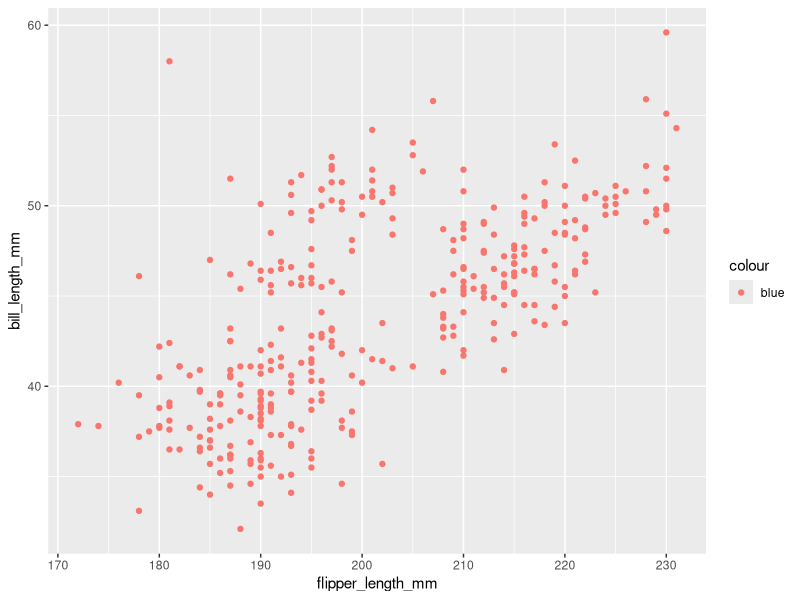
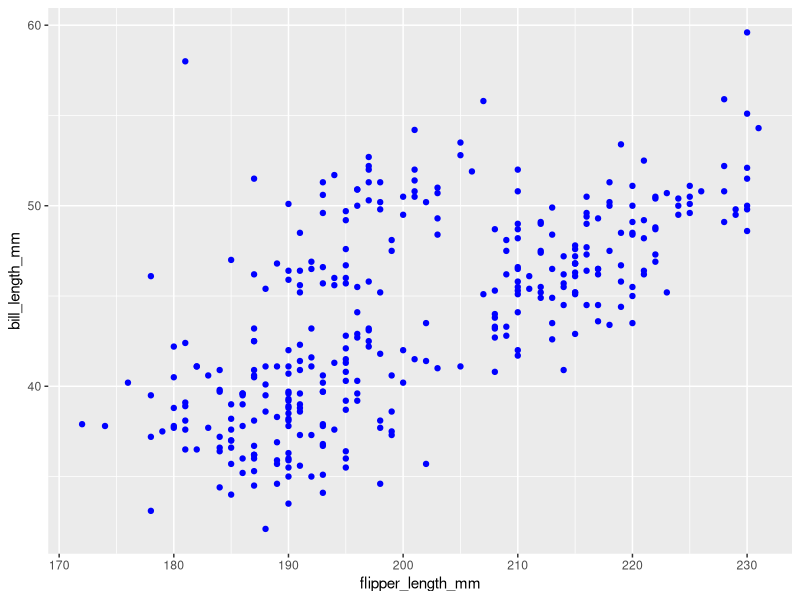
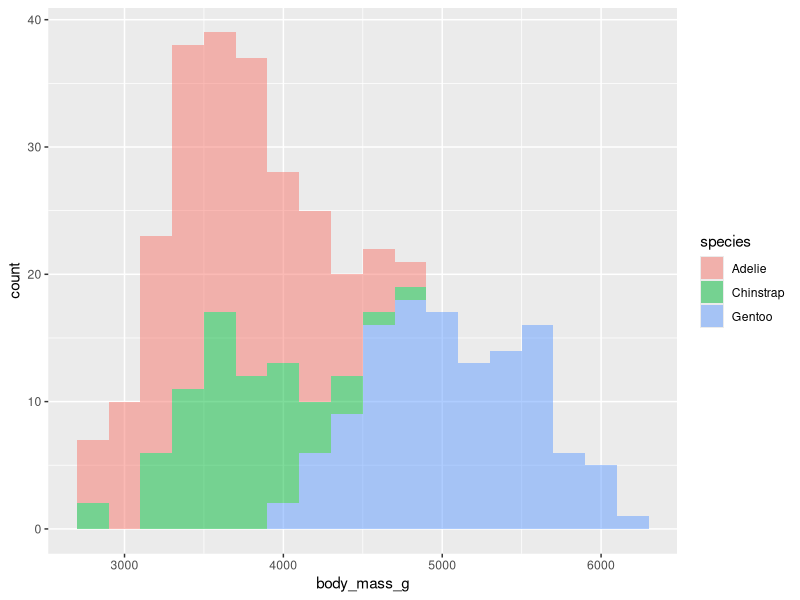
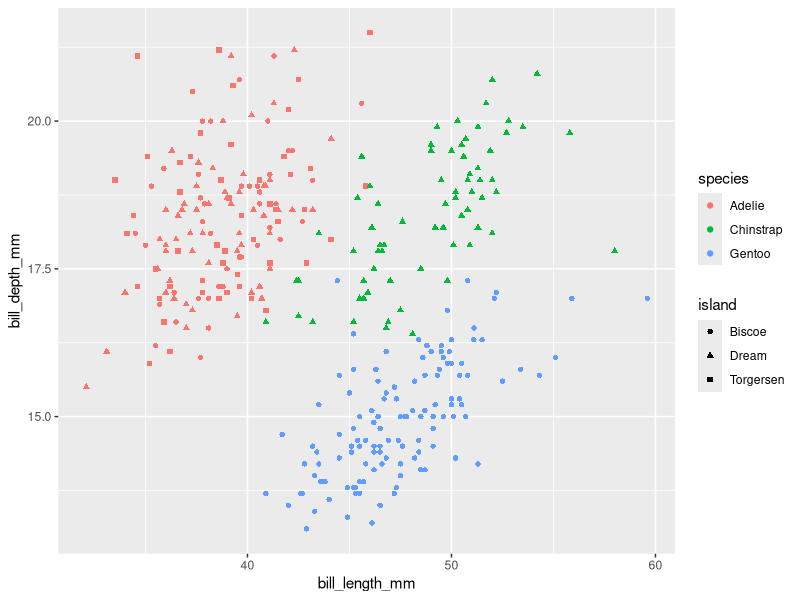
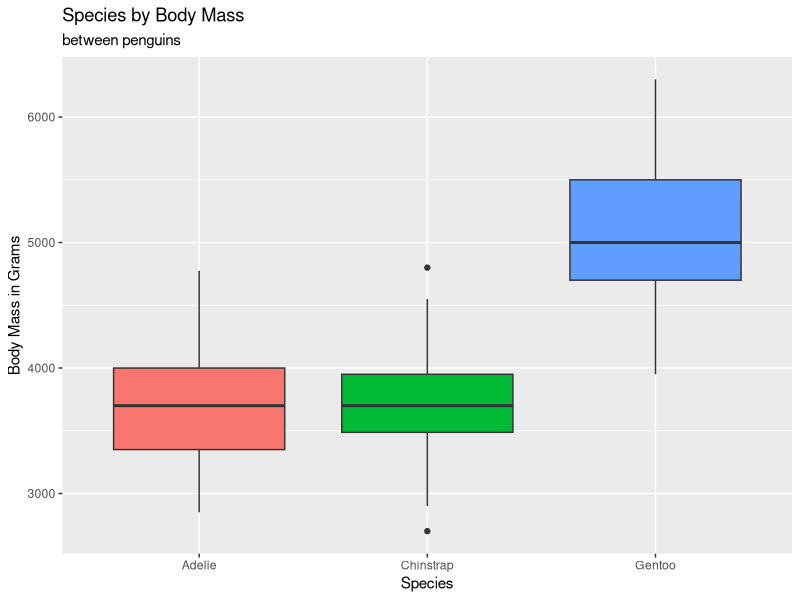
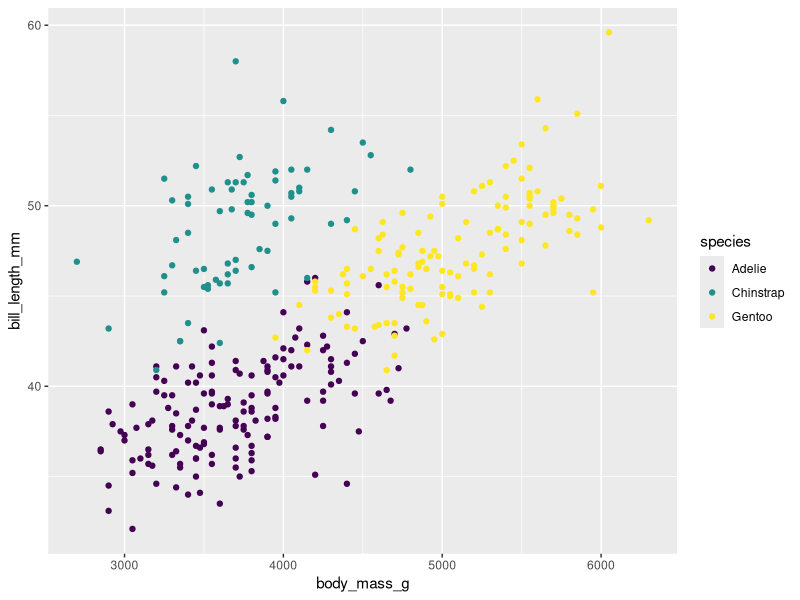
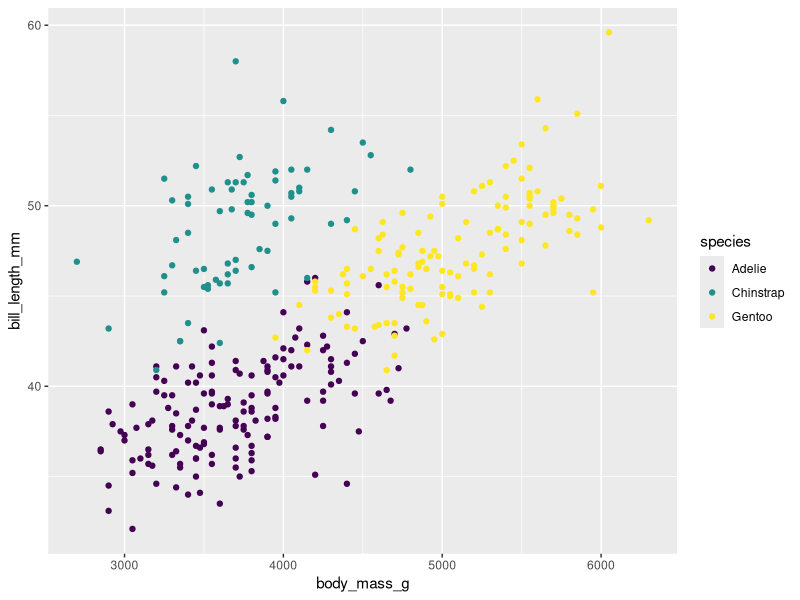
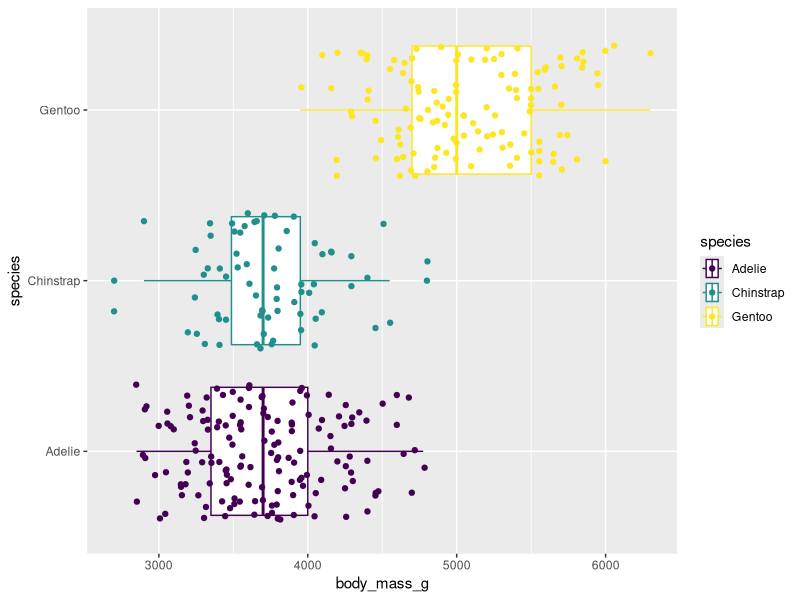

Write the R code that produced these figures, in order.
## ---- chunk 1
#| label: load-packages
#| warning: false


library(tidyverse)
library(palmerpenguins) #The data set name is penguins
## ---- chunk 2
#| label: glimpse

glimpse(penguins)

## ---- chunk 3
#| label: warm-up-2

penguins |>
  ggplot(
    aes(x = flipper_length_mm, y = bill_length_mm, color = "blue")
  ) + 
  geom_point()


## ---- chunk 4
#| label: warm-up-2a

penguins |>
  ggplot(
    aes(x = flipper_length_mm, y = bill_length_mm)
  ) + 
  geom_point(color = "blue")


## ---- chunk 5
#| label: histogram-weight-species

penguins |>
  ggplot( 
       aes(x = body_mass_g, fill = species )) +
       geom_histogram(binwidth = 200, alpha = .5)

## ---- chunk 6
#| label: scatterplot

penguins |>
  ggplot( 
       aes(x = bill_length_mm, y = bill_depth_mm,
           color = species, shape = island)) +
       geom_point()
       

## ---- chunk 7
#| label: boxplot-weight-species

penguins |>
  ggplot( 
       aes(y = body_mass_g, x = species,
           fill = species)) +
       geom_boxplot() +
  labs(title = "Species by Body Mass",
       subtitle = "between penguins",
       y = "Body Mass in Grams",
       x = "Species",
       color ="Change") +
  theme (legend.position = "none")
       
## ---- chunk 8
#| label: color-demo

p <- penguins |> 
  ggplot(
    aes(x = body_mass_g, y = bill_length_mm , color = species)
  ) + 
    geom_point() + scale_colour_viridis_d()


p

p + scale_colour_viridis_d()

## ---- chunk 9
#| label: recreate

penguins |> 
  ggplot(
    aes(x = body_mass_g, y = species, color = species)
  ) +
  geom_boxplot() +
  geom_jitter() +
  scale_color_viridis_d()


## ---- chunk 10
#| label: on-your-own

